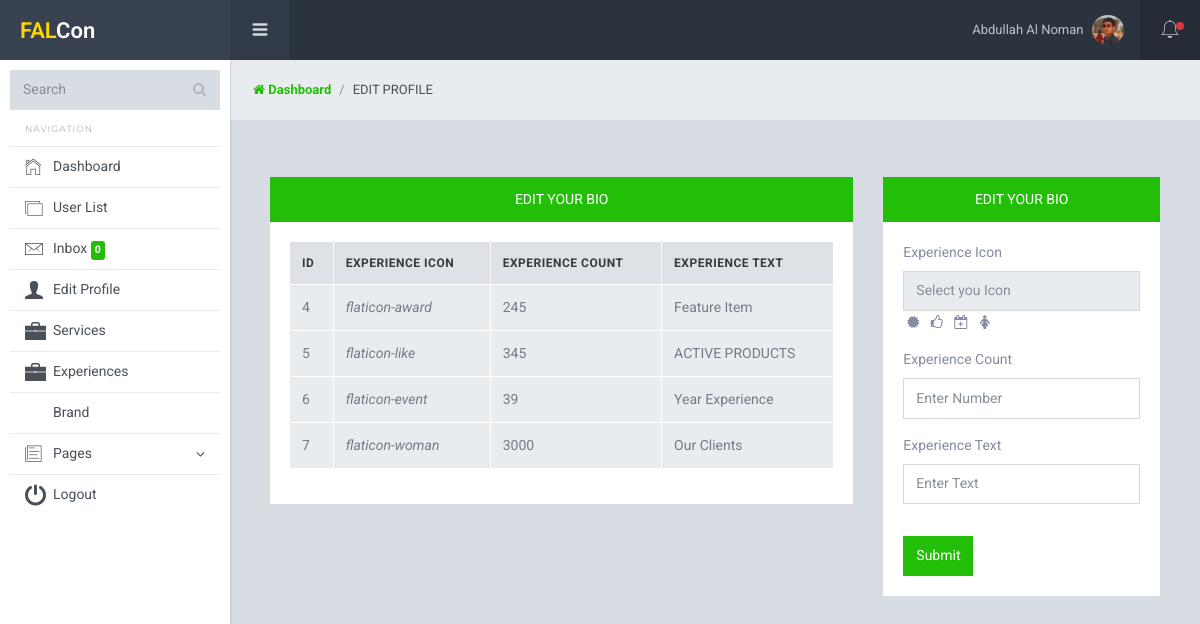
Screenshot of /experiences.php (signed in) with the database file from the repository.
### tables this page shows
CREATE TABLE `experiences` (
  `experience_id` int(10) NOT NULL,
  `experience_icon` varchar(100) NOT NULL,
  `experience_count` varchar(100) NOT NULL,
  `experience_text` varchar(100) NOT NULL
);

### includes/functions.php (called while the page is built, shortened)
<?php
function db(){
return $db_connect = mysqli_connect(HOSTNAME, USERNAME, PASSWORD, DATABASE);
}

### experiences.php (the view, shortened to what this page needs)
<?php
require_once("includes/functions.php");
require_once("includes/header.php");
require_once("includes/navber.php");
?>
    <div class="sl-mainpanel">
      <nav class="breadcrumb sl-breadcrumb">
      <a href="dashboard.php" class="breadcrumb-item text-success "><strong><i class="fa fa-home"></i> Dashboard</strong></a>
        <span class="breadcrumb-item active">EDIT PROFILE</span>
      </nav>
      <div class="sl-pagebody">
        <div class="container mt-3">
            <div class="row">
                <div class="col-12 col-md-8 mt-3 ">
                    <div class="card">
                        <div class="card-header bg-success text-white text-uppercase text-center">
                            Edit Your Bio
                        </div>
                        <div class="card-body">
                        <table class="table table-bordered">
                                <thead>
                                    <tr>
                                        <th>ID</th>
                                        <th>Experience Icon</th>
                                        <th>Experience Count</th>
                                        <th>Experience Text</th>
                                    </tr>
                                </thead>
                                <tbody>
                                    <?php
                                        $select_query = "SELECT * FROM experiences";
                                        $data_from_db = mysqli_query(db(), $select_query);
                                    ?>
                                    <?php foreach($data_from_db as $experience):?>
                                        <tr>
                                            <td><?=$experience['experience_id']; ?></td>
                                            <td><i class="<?=$experience['experience_icon']; ?>"><?=$experience['experience_icon']; ?></i></td>
                                            <td><?=$experience['experience_count']; ?></td>
                                            <td><?=$experience['experience_text'];?></td>
                                        </tr>
                                    <?php endforeach;?>
                                </tbody>
                            </table>
                        </div>
                    </div>
                </div>
                <div class="col-12 col-md-4 mt-3 ">
                    <div class="card">
                        <div class="card-header bg-success text-white text-uppercase text-center">
                            Edit Your Bio
                        </div>
                        <div class="card-body">
                            <form action="experiences_post.php" method="POST">
                                <div class="form-group">
                                    <label for="my-input">Experience Icon</label>
                                    <input id="experience_input_icon" class="form-control" type="text" placeholder="Select you Icon" name="experience_icon" readonly>
                                    <i id="fa fa-certificate" class="experience_icon fa fa-certificate p-1" aria-hidden="true"></i>
                                    <i id="fa fa-thumbs-o-up" class="experience_icon fa fa-thumbs-o-up p-1" aria-hidden="true"></i>
                                    <i id="fa fa-calendar-plus-o" class="experience_icon fa fa-calendar-plus-o p-1" aria-hidden="true"></i>
                                    <i id="fa fa-female" class="experience_icon fa fa-female p-1" aria-hidden="true"></i>
                                </div>
                                <div class="form-group">
                                    <label for="my-input">Experience Count</label>
                                    <input id="experience_count" class="form-control" type="text" placeholder="Enter Number" name="experience_count">
                                </div>
                                <div class="form-group">
                                    <label for="my-input">Experience Text</label>
                                    <input id="experience_text" class="form-control" type="text" placeholder="Enter Text" name="experience_text">
                                </div>
                                <button class="btn btn-success mt-3" type="submit">Submit</button>
                            </form>
                        </div>
                    </div>
                </div>
            </div>
        </div>
      </div>
    </div>
<?php
require_once("includes/footer.php");
?>

### rows the page displays
experiences: experience_id "4", experience_icon "flaticon-award", experience_count "245", experience_text "Feature Item"
experiences: experience_id "5", experience_icon "flaticon-like", experience_count "345", experience_text "ACTIVE PRODUCTS"
experiences: experience_id "6", experience_icon "flaticon-event", experience_count "39", experience_text "Year Experience"
experiences: experience_id "7", experience_icon "flaticon-woman", experience_count "3000", experience_text "Our Clients"

### other values shown
falcon_inbox_count() "0"
$_SESSION['login_user_name'] "Abdullah Al Noman"
